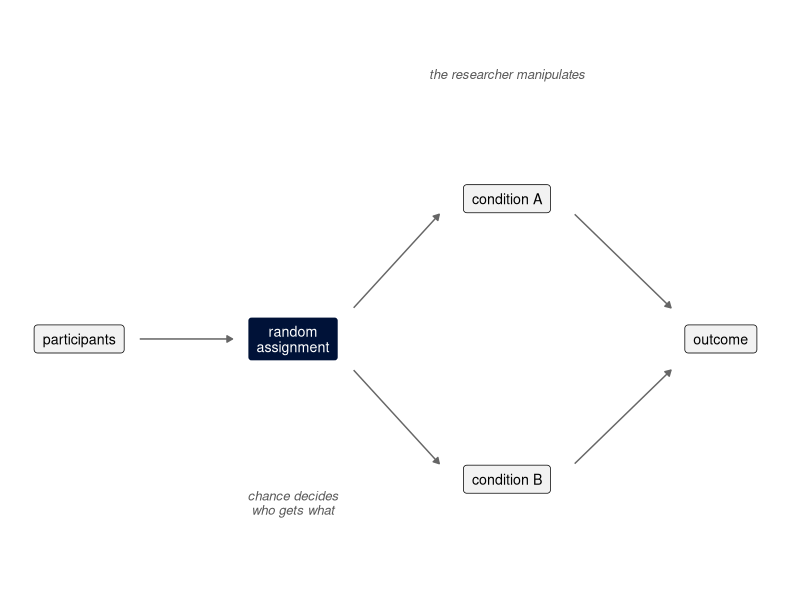
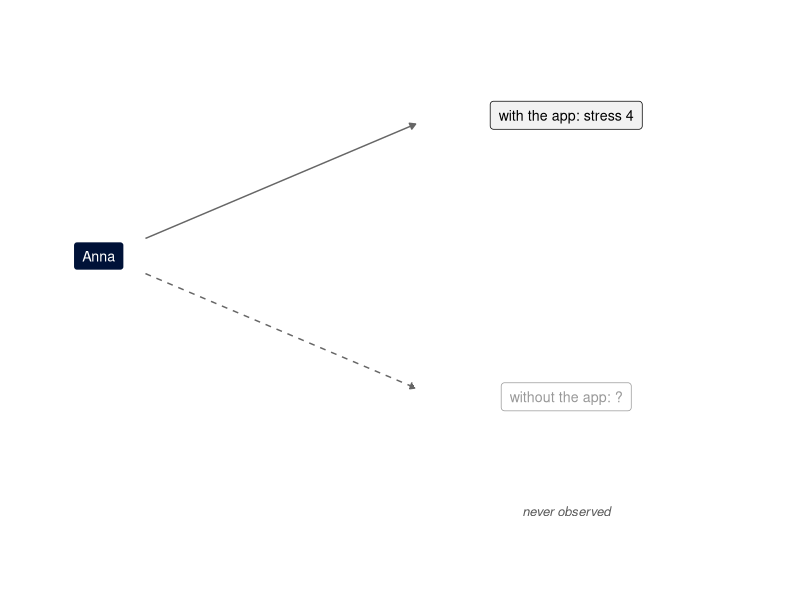
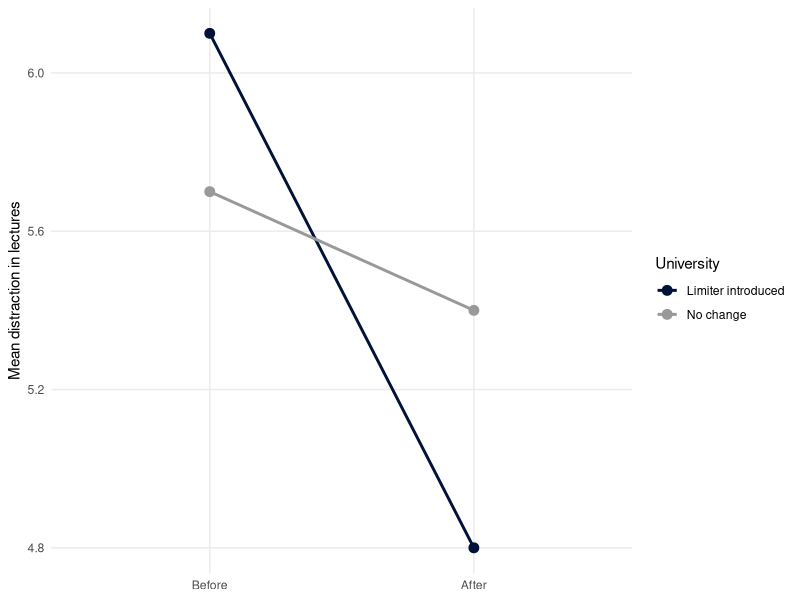
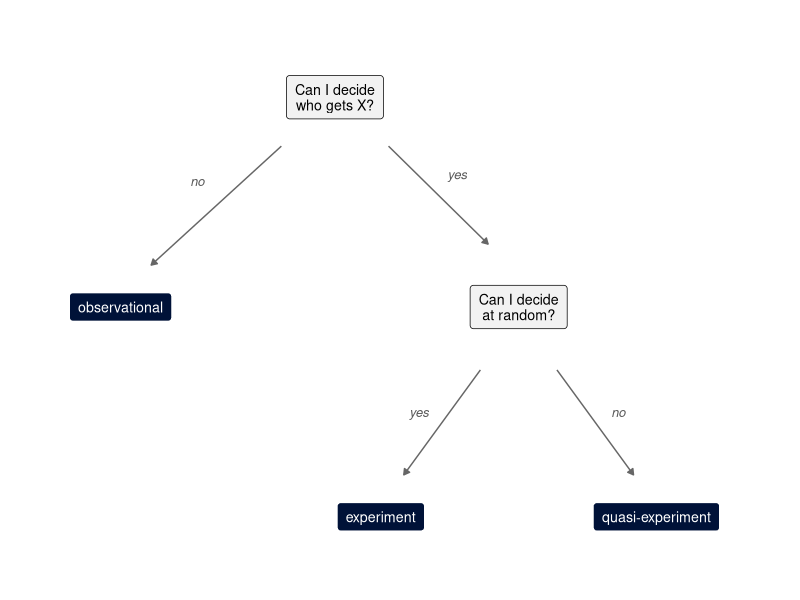
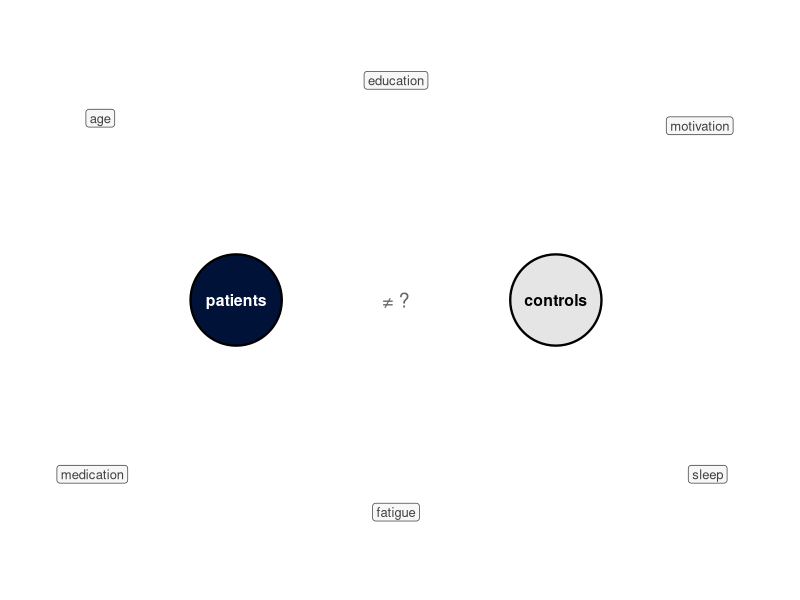
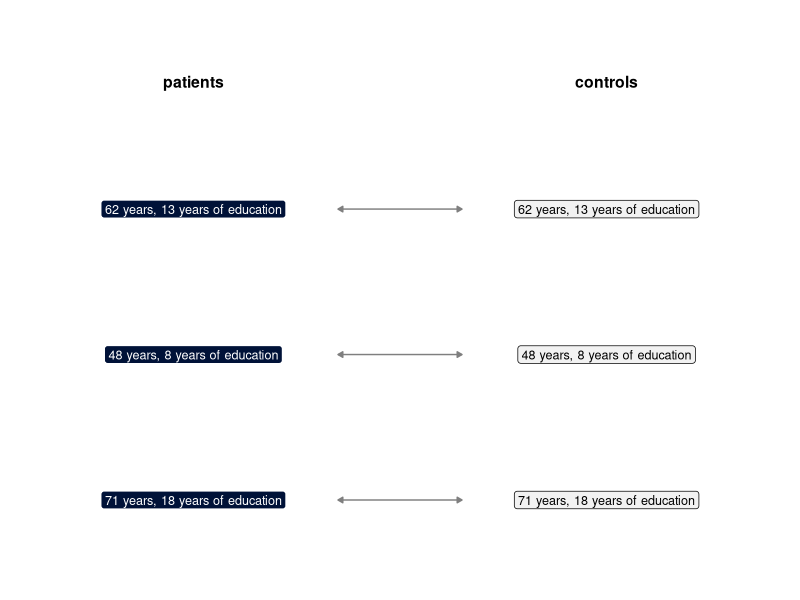
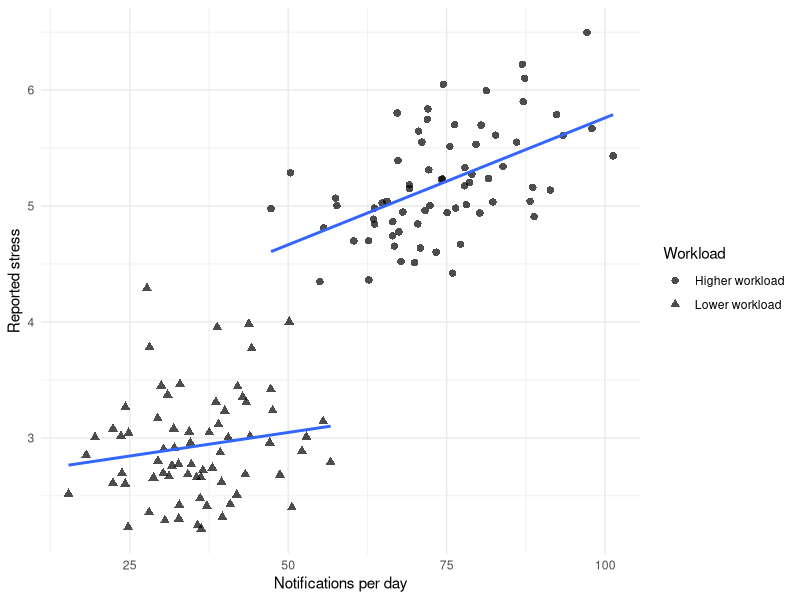
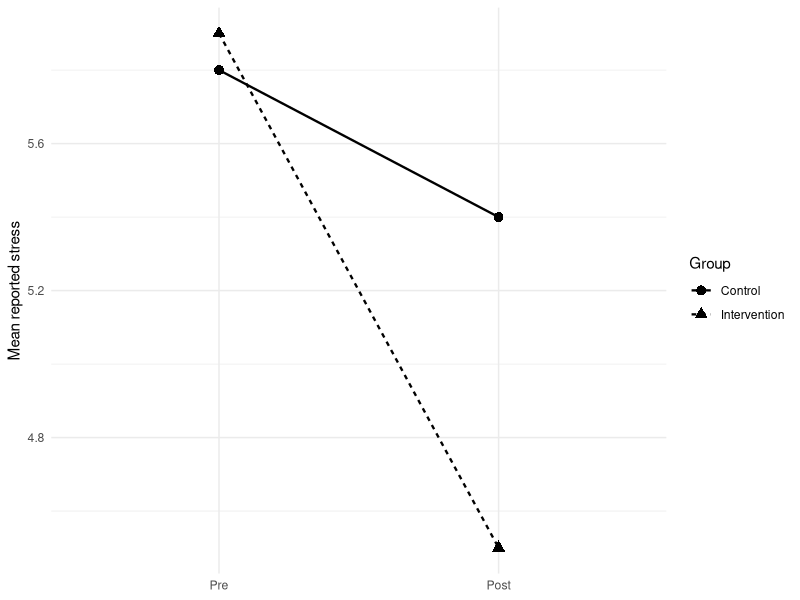

These figures' R source, in order:
## ---- chunk 1
#| cache: false
#| include: false
library(tidyverse)
navy <- "#001238"
## ---- chunk 2
#| include: false
# Draws the box-and-arrow diagrams of this chapter (a copy of the helper of
# behav/randomised-trials.qmd, with a "faded" box and an optional `lty` column
# for dashed arrows). `nodes`: x, y, label, key ("yes" = highlighted box,
# "no" = plain, "faded" = greyed out); `edges`: x, y, xend, yend, optional lty;
# `notes`: x, y, label.
draw_flow <- function(nodes, edges, notes = NULL, xlim, ylim) {
  if (!"lty" %in% names(edges)) edges$lty <- "solid"
  p <- ggplot() +
    geom_segment(data = edges, aes(x, y, xend = xend, yend = yend, linetype = lty),
                 arrow = arrow(length = unit(0.16, "cm"), type = "closed"),
                 colour = "grey40", linewidth = 0.5) +
    geom_label(data = nodes, aes(x, y, label = label, fill = key, colour = key),
               size = 3.6, lineheight = 0.9, label.padding = unit(0.5, "lines"),
               label.r = unit(0.2, "lines")) +
    scale_linetype_identity() +
    scale_fill_manual(values = c(yes = navy, no = "grey95", faded = "white"),
                      guide = "none") +
    scale_colour_manual(values = c(yes = "white", no = "black", faded = "grey60"),
                        guide = "none")
  if (!is.null(notes)) {
    p <- p + geom_text(data = notes, aes(x, y, label = label), size = 3.3,
                       fontface = "italic", colour = "grey35", lineheight = 0.9)
  }
  p + coord_cartesian(xlim = xlim, ylim = ylim) + theme_void()
}
## ---- chunk 3
#| label: fig-experiment
#| echo: false
#| fig-cap: "The structure of an experiment. Participants are assigned at random to one of two conditions that the researcher manipulates, and the outcome is compared between the conditions."
#| fig-width: 7
#| fig-height: 2.6
#| out-width: 95%
nodes <- tribble(
  ~x, ~y, ~label, ~key,
  0, 0, "participants", "no",
  3, 0, "random\nassignment", "yes",
  6, 0.9, "condition A", "no",
  6, -0.9, "condition B", "no",
  9, 0, "outcome", "no"
)
edges <- tribble(
  ~x, ~y, ~xend, ~yend,
  0.85, 0, 2.15, 0,
  3.85, 0.2, 5.05, 0.8,
  3.85, -0.2, 5.05, -0.8,
  6.95, 0.8, 8.3, 0.2,
  6.95, -0.8, 8.3, -0.2
)
notes <- tribble(
  ~x, ~y, ~label,
  6, 1.7, "the researcher manipulates",
  3, -1.05, "chance decides\nwho gets what"
)
draw_flow(nodes, edges, notes, xlim = c(-0.6, 9.6), ylim = c(-1.5, 2))
## ---- chunk 4
#| label: fig-counterfactual
#| echo: false
#| fig-cap: "The missing comparison. For Anna we observe her stress with the app; her stress over the same month without the app is never observed, so the effect of the app on her cannot be computed directly."
#| fig-width: 6
#| fig-height: 2.4
#| out-width: 80%
nodes <- tribble(
  ~x, ~y, ~label, ~key,
  0, 0, "Anna", "yes",
  4.5, 0.8, "with the app: stress 4", "no",
  4.5, -0.8, "without the app: ?", "faded"
)
edges <- tribble(
  ~x, ~y, ~xend, ~yend, ~lty,
  0.45, 0.1, 3.05, 0.75, "solid",
  0.45, -0.1, 3.05, -0.75, "dashed"
)
notes <- tribble(~x, ~y, ~label, 4.5, -1.45, "never observed")
draw_flow(nodes, edges, notes, xlim = c(-0.6, 6.4), ylim = c(-1.8, 1.3))
## ---- chunk 5
#| label: fig-quasi
#| echo: false
#| fig-cap: "Illustrative quasi-experiment. Mean distraction in lectures before and after one university introduced a notification limiter, compared with a university that changed nothing. Both decrease; the question is whether the first decreased more."
#| fig-width: 5.5
#| fig-height: 3.4
#| out-width: 65%
quasi <- tribble(
  ~time, ~university, ~distraction,
  "Before", "Limiter introduced", 6.1,
  "After", "Limiter introduced", 4.8,
  "Before", "No change", 5.7,
  "After", "No change", 5.4
) |>
  mutate(time = factor(time, levels = c("Before", "After")))

ggplot(quasi, aes(time, distraction, group = university, colour = university)) +
  geom_line(linewidth = 1) +
  geom_point(size = 3) +
  scale_colour_manual(values = c(`Limiter introduced` = navy, `No change` = "grey60")) +
  labs(x = NULL, y = "Mean distraction in lectures", colour = "University") +
  theme_minimal() +
  theme(panel.grid.minor = element_blank())
## ---- chunk 6
#| label: fig-design-tree
#| echo: false
#| fig-cap: "Two questions that place a study among the three kinds of research. Can the researcher decide who receives X? Can they decide at random?"
#| fig-width: 6.5
#| fig-height: 3.2
#| out-width: 85%
nodes <- tribble(
  ~x, ~y, ~label, ~key,
  0, 1.4, "Can I decide\nwho gets X?", "no",
  -2.8, -0.1, "observational", "yes",
  2.4, -0.1, "Can I decide\nat random?", "no",
  0.6, -1.6, "experiment", "yes",
  4.2, -1.6, "quasi-experiment", "yes"
)
edges <- tribble(
  ~x, ~y, ~xend, ~yend,
  -0.7, 1.05, -2.4, 0.2,
  0.7, 1.05, 2.0, 0.35,
  1.9, -0.55, 0.9, -1.3,
  2.9, -0.55, 3.9, -1.3
)
notes <- tribble(
  ~x, ~y, ~label,
  -1.8, 0.8, "no",
  1.6, 0.85, "yes",
  1.1, -0.85, "yes",
  3.7, -0.85, "no"
)
draw_flow(nodes, edges, notes, xlim = c(-3.9, 5.6), ylim = c(-2, 1.9))
## ---- chunk 7
#| label: fig-groups-differ
#| echo: false
#| fig-cap: "Pre-existing groups differ in many ways. If patients and controls differ on a cognitive task, any of the characteristics around them could explain the difference, alone or together with the condition itself."
#| fig-width: 6.5
#| fig-height: 2.8
#| out-width: 85%
groups <- tibble(x = c(2, 6), y = 0, label = c("patients", "controls"))
factors <- tribble(
  ~x, ~y, ~label,
  0.3, 1.2, "age",
  4, 1.45, "education",
  7.8, 1.15, "motivation",
  0.2, -1.15, "medication",
  4, -1.4, "fatigue",
  7.9, -1.15, "sleep"
)
ggplot() +
  geom_point(data = groups, aes(x, y, fill = label), shape = 21, size = 30,
             stroke = 1.2, show.legend = FALSE) +
  geom_text(data = groups, aes(x, y, label = label, colour = label),
            fontface = "bold", size = 4, show.legend = FALSE) +
  scale_fill_manual(values = c(patients = navy, controls = "grey90")) +
  scale_colour_manual(values = c(patients = "white", controls = "black")) +
  annotate("text", x = 4, y = 0, label = "≠ ?", size = 5, colour = "grey40") +
  geom_label(data = factors, aes(x, y, label = label), size = 3.3,
             colour = "grey25", fill = "grey97", label.r = unit(0.2, "lines")) +
  coord_cartesian(xlim = c(-0.5, 8.6), ylim = c(-1.8, 1.8)) +
  theme_void()
## ---- chunk 8
#| label: fig-matching
#| echo: false
#| fig-cap: "Matching. Each patient is paired with a control of the same age and years of education. The pairs are alike on what we matched on, not on what we did not."
#| fig-width: 6.5
#| fig-height: 2.4
#| out-width: 85%
pairs <- tibble(
  y = c(0.8, 0, -0.8),
  label = c("62 years, 13 years of education",
            "48 years, 8 years of education",
            "71 years, 18 years of education")
)
ggplot(pairs) +
  geom_segment(aes(x = 1.75, xend = 3.25, y = y, yend = y),
               colour = "grey50", linewidth = 0.5,
               arrow = arrow(length = unit(0.14, "cm"), type = "closed", ends = "both")) +
  geom_label(aes(0, y, label = label), fill = navy, colour = "white",
             size = 3.2, label.r = unit(0.2, "lines")) +
  geom_label(aes(5, y, label = label), fill = "grey95", colour = "black",
             size = 3.2, label.r = unit(0.2, "lines")) +
  annotate("text", x = c(0, 5), y = 1.5, label = c("patients", "controls"),
           fontface = "bold", size = 4) +
  coord_cartesian(xlim = c(-1.9, 6.9), ylim = c(-1.2, 1.8)) +
  theme_void()
## ---- chunk 9
#| echo: false
#| message: false
#| warning: false
#| fig-cap: "Illustrative simulated data. An overall association between notifications and stress can partly reflect a third variable, such as workload."
#| fig-width: 7
#| fig-height: 4.5

library(tidyverse)

set.seed(123)

confounding_data <- tibble(
  workload = rep(c("Lower workload", "Higher workload"), each = 70),
  notifications = c(
    rnorm(70, 35, 10),
    rnorm(70, 75, 12)
  ),
  stress = c(
    2.5 + 0.012 * notifications[1:70] + rnorm(70, 0, 0.45),
    4.3 + 0.012 * notifications[71:140] + rnorm(70, 0, 0.45)
  )
)

ggplot(confounding_data,
       aes(x = notifications, y = stress, shape = workload)) +
  geom_point(alpha = 0.7, size = 2.2) +
  geom_smooth(method = "lm", se = FALSE) +
  labs(
    x = "Notifications per day",
    y = "Reported stress",
    shape = "Workload"
  ) +
  theme_minimal()
## ---- chunk 10
#| echo: false
#| message: false
#| warning: false
#| fig-cap: "Illustrative pre-post design. Both groups change over time, but the intervention group shows a larger reduction in reported stress."
#| fig-width: 7
#| fig-height: 4.5

library(tidyverse)

prepost_data <- tribble(
  ~time, ~group, ~stress,
  "Pre",  "Control",      5.8,
  "Post", "Control",      5.4,
  "Pre",  "Intervention", 5.9,
  "Post", "Intervention", 4.5
) |>
  mutate(time = factor(time, levels = c("Pre", "Post")))

ggplot(prepost_data,
       aes(x = time, y = stress, group = group,
           linetype = group, shape = group)) +
  geom_line(linewidth = 0.8) +
  geom_point(size = 3) +
  labs(
    x = NULL,
    y = "Mean reported stress",
    linetype = "Group",
    shape = "Group"
  ) +
  theme_minimal()
## ---- chunk 11
set.seed(9)
n <- 40
motivation <- runif(n)
# people choose: the probability of using the app grows with motivation
chose <- rbinom(n, 1, plogis(-3 + 6 * motivation))
# random assignment: 20 of each, in random order
random <- sample(rep(0:1, each = n / 2))

rand_d <- bind_rows(
  tibble(scheme = "people chose the app", app = chose, motivation),
  tibble(scheme = "assigned at random", app = random, motivation)) |>
  mutate(app = factor(app, levels = 0:1, labels = c("no app", "app")),
         scheme = fct_inorder(scheme))

rand_d |>
  group_by(scheme, app) |>
  summarise(n = n(), mean_motivation = mean(motivation))
## ---- chunk 12
#| label: fig-why-randomise
#| echo: false
#| fig-cap: "The same 40 simulated people, split into an app group and a no-app group in two ways. Each point is a person, and darker points are more motivated; the horizontal bars are the group means. When people choose, the motivated ones end up in the app group. When the groups are assigned at random, the difference that remains is due to chance alone, and motivation is balanced on average, even though it was never measured."
#| fig-width: 7
#| fig-height: 3.2
ggplot(rand_d, aes(app, motivation, colour = motivation)) +
  geom_jitter(width = 0.15, height = 0, size = 2.4) +
  stat_summary(fun = mean, geom = "crossbar", width = 0.5,
               colour = "grey30", linewidth = 0.4) +
  facet_wrap(~scheme) +
  scale_colour_gradient(low = "grey85", high = navy, guide = "none") +
  labs(x = NULL, y = "motivation (not measured)") +
  theme_minimal() +
  theme(panel.grid.minor = element_blank(),
        strip.text = element_text(face = "bold", size = 11),
        axis.text.y = element_blank())
## ---- chunk 13
#| label: fig-between-within
#| echo: false
#| fig-cap: "Two ways to compare conditions A and B. Left: in a between-subjects design, different people (1-4 and 5-8) take part in each condition. Right: in a within-subjects design, the same people (1-4) take part in both conditions; each line joins the two measurements of one person."
#| fig-width: 6.5
#| fig-height: 3.2
#| out-width: 85%
bw <- bind_rows(
  tibble(x = 0.8, y = 4:1, id = 1:4),
  tibble(x = 3.2, y = 4:1, id = 5:8),
  tibble(x = 6.4, y = 4:1, id = 1:4),
  tibble(x = 8.8, y = 4:1, id = 1:4)
)
ggplot(bw, aes(x, y)) +
  geom_segment(data = tibble(y = 4:1), aes(x = 6.4, xend = 8.8, y = y, yend = y),
               colour = "grey55", linewidth = 0.6) +
  geom_point(aes(fill = id > 4), shape = 21, size = 8, stroke = 0.8,
             show.legend = FALSE) +
  geom_text(aes(label = id), size = 3.4) +
  scale_fill_manual(values = c(`FALSE` = "grey92", `TRUE` = "#B3B8C3")) +
  annotate("text", x = c(0.8, 3.2, 6.4, 8.8), y = 4.8,
           label = c("A", "B", "A", "B"), fontface = "bold", size = 4) +
  annotate("text", x = c(2, 7.6), y = 5.5,
           label = c("Between-subjects", "Within-subjects"),
           fontface = "bold", size = 4.4, colour = c("black", navy)) +
  annotate("text", x = c(2, 7.6), y = 0.25,
           label = c("different people in A and B", "the same people in A and B"),
           size = 3.4, colour = "grey35", fontface = "italic") +
  coord_cartesian(xlim = c(-0.2, 9.8), ylim = c(0, 5.8)) +
  theme_void()
## ---- chunk 14
#| echo: false
#| message: false
#| warning: false
#| fig-cap: "Simulated paired reaction times. Large stable differences between participants are visible, while the within-person change between conditions is more consistent."
#| fig-width: 7
#| fig-height: 4.5

library(tidyverse)

set.seed(321)

paired_data <- tibble(
  participant = factor(1:24),
  baseline = rnorm(24, 520, 65),
  no_notifications = baseline + rnorm(24, 0, 12),
  frequent_notifications = baseline + 35 + rnorm(24, 0, 12)
) |>
  select(-baseline) |>
  pivot_longer(
    cols = c(no_notifications, frequent_notifications),
    names_to = "condition",
    values_to = "reaction_time"
  ) |>
  mutate(
    condition = factor(
      condition,
      levels = c("no_notifications", "frequent_notifications"),
      labels = c("No notifications", "Frequent notifications")
    )
  )

ggplot(paired_data,
       aes(x = condition, y = reaction_time, group = participant)) +
  geom_line(alpha = 0.35) +
  geom_point(size = 2) +
  labs(
    x = NULL,
    y = "Reaction time (ms)"
  ) +
  theme_minimal()
## ---- chunk 15
#| echo: false
n_between <- 2 * ceiling(power.t.test(delta = 0.5, sd = 1, power = 0.8)$n)
n_within <- tibble(r = c(0, 0.3, 0.5, 0.7, 0.8)) |>
  mutate(n = map_dbl(r, \(r) ceiling(power.t.test(delta = 0.5 / sqrt(2 * (1 - r)),
                                                  sd = 1, power = 0.8,
                                                  type = "paired")$n)),
         design = paste0("within, r = ", r))
## ---- chunk 16
#| label: fig-within-n
#| echo: false
#| fig-cap: "Participants needed to detect an effect of d = 0.5 with 80% power (alpha = 0.05, two-sided), in a between-subjects design and in within-subjects designs with increasing correlation r between a person's two measurements."
#| fig-width: 6.5
#| fig-height: 3
#| out-width: 85%
need <- bind_rows(tibble(design = "between", n = n_between), n_within) |>
  mutate(design = fct_rev(fct_inorder(design)))
ggplot(need, aes(n, design)) +
  geom_col(aes(fill = design == "between"), width = 0.6, show.legend = FALSE) +
  scale_fill_manual(values = c(`TRUE` = "grey60", `FALSE` = navy)) +
  geom_text(aes(label = n), hjust = -0.2, size = 3.6) +
  scale_x_continuous(expand = expansion(mult = c(0, 0.1))) +
  labs(x = "Participants needed (d = 0.5, power 80%)", y = NULL) +
  theme_minimal() +
  theme(panel.grid.minor = element_blank(), panel.grid.major.y = element_blank())
## ---- chunk 17
#| echo: false
set.seed(5)
order_d <- expand_grid(id = 1:40, session = 1:2) |>
  mutate(order = if_else(id <= 20, "A then B", "B then A"),
         condition = case_when(order == "A then B" ~ c("A", "B")[session],
                               TRUE ~ c("B", "A")[session]),
         score = 70 + 6 * (session == 2) + rnorm(n(), 0, 4))
order_means <- order_d |>
  group_by(order, session, condition) |>
  summarise(score = mean(score), .groups = "drop")
m <- function(d) round(mean(d$score), 1)
session_gain <- m(filter(order_d, session == 2)) - m(filter(order_d, session == 1))
ab_one_order <- m(filter(order_d, order == "A then B", condition == "B")) -
  m(filter(order_d, order == "A then B", condition == "A"))
ab_both <- m(filter(order_d, condition == "B")) - m(filter(order_d, condition == "A"))
## ---- chunk 18
#| label: fig-order-effects
#| echo: false
#| fig-cap: "Order effects and counterbalancing (simulated data). Conditions A and B are equally good, but every participant scores higher in the second session. Half the participants do A then B, the other half B then A, so each condition benefits from the second session equally often."
#| fig-width: 5.5
#| fig-height: 3.4
#| out-width: 70%
ggplot(order_means, aes(session + if_else(order == "A then B", -0.03, 0.03), score,
                        colour = order, group = order)) +
  geom_line(linewidth = 1) +
  geom_point(size = 7, colour = "white") +
  geom_text(aes(label = condition), size = 4.2, fontface = "bold", show.legend = FALSE) +
  scale_x_continuous(breaks = 1:2, labels = c("Session 1", "Session 2"),
                     expand = expansion(add = 0.3)) +
  scale_colour_manual(values = c(`A then B` = navy, `B then A` = "grey55")) +
  labs(x = NULL, y = "Mean score", colour = "Order") +
  theme_minimal() +
  theme(panel.grid.minor = element_blank())
## ---- chunk 19
#| echo: false
#| message: false
#| warning: false
#| fig-cap: "Illustrative interaction. The effect of notifications is small at low task difficulty but much larger at high task difficulty."
#| fig-width: 7
#| fig-height: 4.5

library(tidyverse)

interaction_data <- tribble(
  ~difficulty, ~notifications, ~reaction_time,
  "Low", "No notifications", 470,
  "Low", "Frequent notifications", 480,
  "High", "No notifications", 555,
  "High", "Frequent notifications", 625
)

interaction_data |>
  mutate(difficulty = factor(difficulty, levels = c("Low", "High"))) |>
  ggplot(aes(
    x = difficulty,
    y = reaction_time,
    group = notifications,
    linetype = notifications,
    shape = notifications
  )) +
  geom_line(linewidth = 0.8) +
  geom_point(size = 3) +
  labs(
    x = "Task difficulty",
    y = "Mean reaction time (ms)",
    linetype = "Notification condition",
    shape = "Notification condition"
  ) +
  theme_minimal()
## ---- chunk 20
#| label: fig-mixed
#| echo: false
#| fig-cap: "A 2 × 2 mixed design. Feedback (on or off) is a within-subjects factor: every participant does the task in both conditions, and the researcher decides which. User group is a between-subjects factor: each participant belongs to one group, and nobody assigned it."
#| fig-width: 6.5
#| fig-height: 2.4
#| out-width: 85%
cells <- expand_grid(group = c("users", "non-users"), feedback = c("on", "off")) |>
  mutate(x = if_else(feedback == "on", 0, 2.6),
         y = if_else(group == "users", 0, -1),
         label = paste0(group, ", feedback ", feedback))
ggplot(cells, aes(x, y)) +
  geom_tile(width = 2.6, height = 1, fill = "grey95", colour = "black", linewidth = 0.6) +
  geom_text(aes(label = label), size = 3.5) +
  annotate("text", x = 1.3, y = 0.95, label = "feedback: within-subjects",
           fontface = "bold", colour = navy, size = 3.8) +
  annotate("text", x = 1.3, y = 0.7, label = "manipulated",
           colour = navy, size = 3.3, fontface = "italic") +
  annotate("text", x = -1.45, y = -0.38, label = "user group: between-subjects",
           fontface = "bold", hjust = 1, size = 3.8) +
  annotate("text", x = -1.45, y = -0.66, label = "not manipulated",
           hjust = 1, colour = "grey40", size = 3.3, fontface = "italic") +
  coord_cartesian(xlim = c(-5.2, 4.1), ylim = c(-1.6, 1.15)) +
  theme_void()
